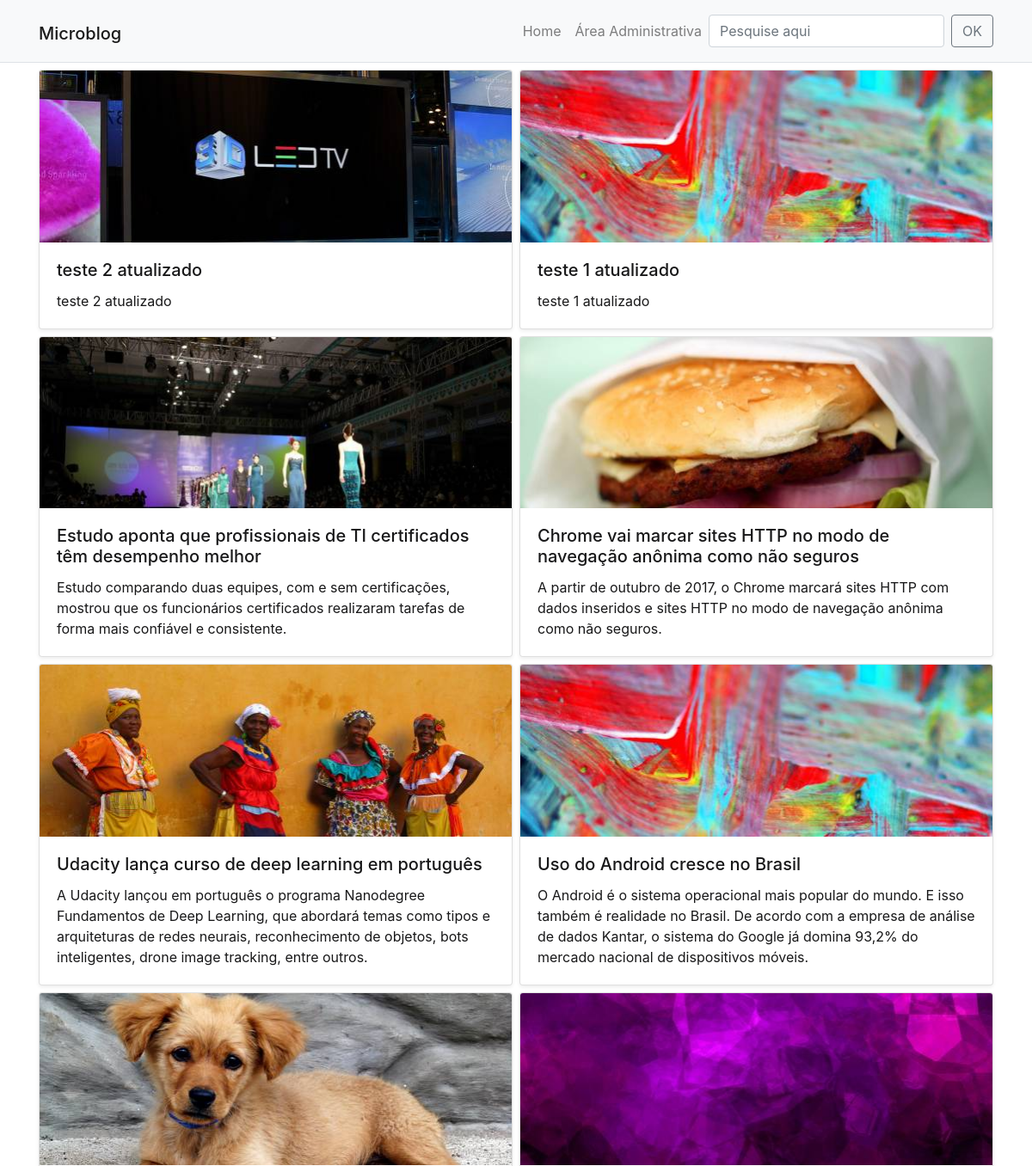
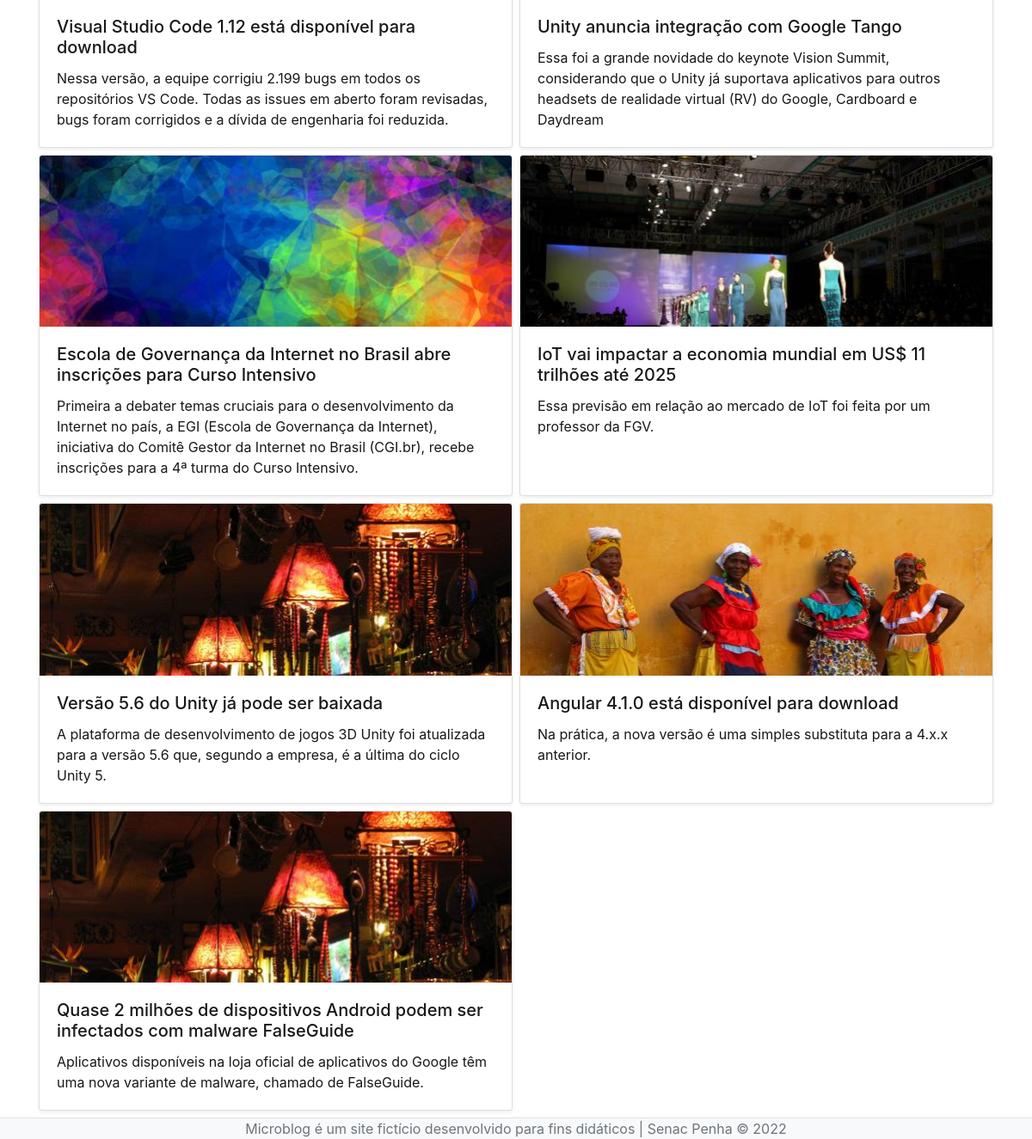
Before: / with the older database file (2 pictures, top to bottom).
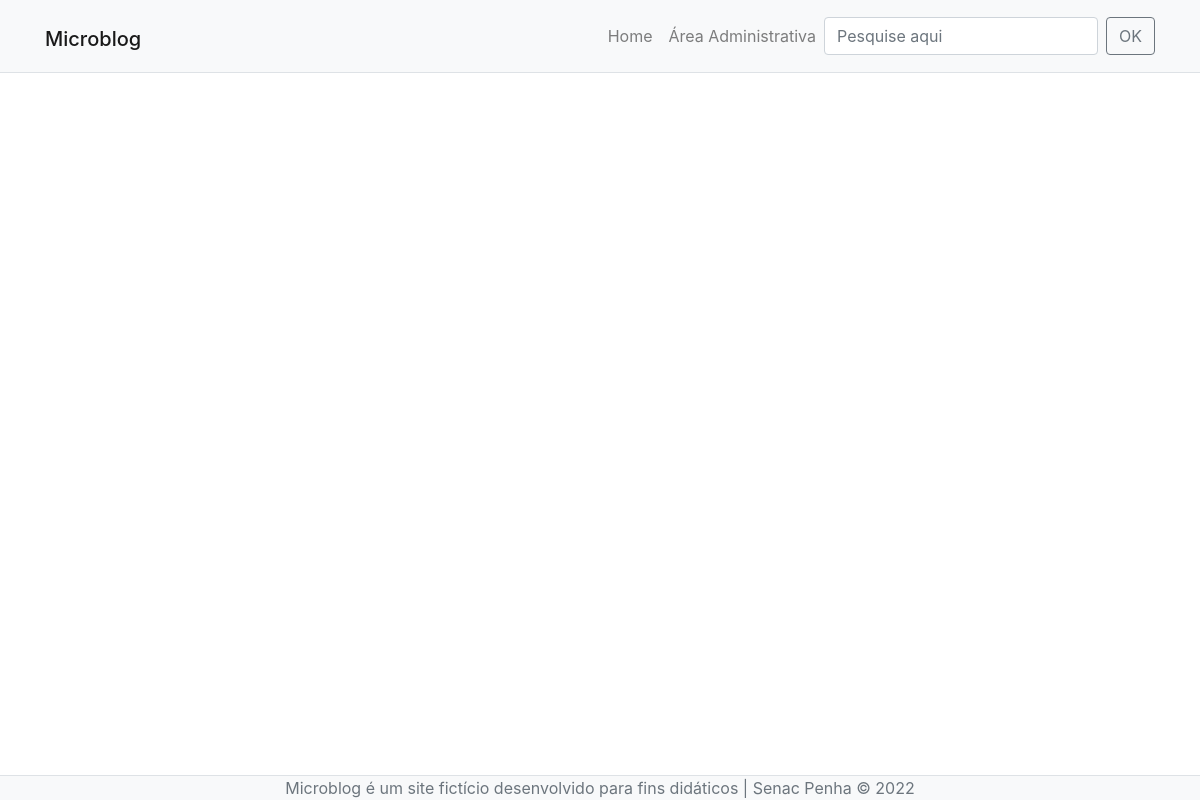
After: the same page with the newer database file.
### tables this page shows
CREATE TABLE `posts` (
  `id` smallint(6) NOT NULL,
  `data` datetime NOT NULL DEFAULT current_timestamp(),
  `titulo` varchar(100) NOT NULL,
  `texto` text NOT NULL,
  `resumo` text NOT NULL,
  `imagem` varchar(40) NOT NULL,
  `usuario_id` smallint(6) NOT NULL
);

### inc/funcoes-posts.php (called while the page is built, shortened)
<?php
function lerTodosOsPosts(mysqli $conexao):array {
    $sql = "SELECT id, titulo, imagem, resumo FROM posts ORDER BY data DESC" ;
    $resultado = mysqli_query($conexao, $sql) or die(mysqli_error($conexao));
    $posts = [];
    while( $post = mysqli_fetch_assoc($resultado) ){
        array_push($posts, $post);
    }
    return $posts;
}

### index.php (the view)
<?php
require "inc/cabecalho.php";
require "inc/funcoes-posts.php";
$posts = lerTodosOsPosts($conexao)
?>
<div class="row my-1 mx-md-n1">
  <?php foreach($posts AS $post) {?>
  <div class="col-md-6 my-1 px-md-1">
    <article class="card shadow-sm h-100">
      <a href="post-detalhe.php?id=<?=$post['id']?>" class="card-link">
        <img class="card-img-top" src="imagens/<?=$post['imagem']?>" alt="Imagem de capa do card">
        <div class="card-body">
          <h5 class="card-title"><?=$post['titulo']?></h5>
          <p class="card-text"><?=$post['resumo']?></p>
        </div>
      </a>
    </article>
  </div>
  <?php } ?>
</div>
<?php require "inc/rodape.php"; ?>

### inc/cabecalho.php (shortened to what this page needs)
<!doctype html>
<html lang="pt-br">
<head>
  <link rel="stylesheet" href="https://cdn.jsdelivr.net/npm/bootstrap@4.6.1/dist/css/bootstrap.min.css">
  <link rel="stylesheet" href="css/style.css">
</head>
<body>
  <header id="topo" class="sticky-top border-bottom">
    <nav class="navbar navbar-expand-lg navbar-light bg-light">
      <div class="container">
        <h1>
          <a class="navbar-brand" href="index.php">Microblog</a>
        </h1>
        <div class="collapse navbar-collapse" id="navbarSupportedContent">
          <ul class="navbar-nav ml-auto">
            <li class="nav-item">
              <a class="nav-link" href="index.php">
                Home <span class="sr-only">(current)</span>
              </a>
            </li>
            <li class="nav-item">
              <a class="nav-link" href="admin/index.php">Área Administrativa</a>
            </li>
          </ul>
          <form class="form-inline my-2 my-lg-0" action="search.php" method="get">
            <input class="form-control mr-sm-2" type="search" placeholder="Pesquise aqui" aria-label="Search" name="q">
            <button class="btn btn-outline-secondary my-2 my-sm-0" type="submit">OK</button>
          </form>
        </div>
      </div>
    </nav>
  </header>
  <main class="container">

### inc/rodape.php (shortened to what this page needs)
    </main>
<footer class="footer bg-light border-top">
  <div class="container text-center">
    <span class="text-muted">
        Microblog é um site fictício desenvolvido para fins didáticos | Senac Penha &copy; 2022
    </span>
  </div>
</footer>
</body>
</html>

### css/style.css (style rules this page uses)
body { display: flex; min-height: 100vh; flex-direction: column; background-image: url(../imagens/textura.png); background-attachment: fixed; }
main { flex: 1; }
.card > .card-link { color: #181819; }

Changed rows visible on the page:
removed posts: imagem (picture), titulo "teste 2 atualizado", resumo "teste 2 atualizado"
removed posts: imagem (picture), titulo "teste 1 atualizado", resumo "teste 1 atualizado"
removed posts: imagem (picture), titulo "Estudo aponta que profissionais de TI certificados têm desempenho melhor", resumo "Estudo comparando duas equipes, com e sem certificações, mostrou que os funcionários certificados realizaram tarefas de forma mais confiável e consistente."
removed posts: imagem (picture), titulo "Chrome vai marcar sites HTTP no modo de navegação anônima como não seguros", resumo "A partir de outubro de 2017, o Chrome marcará sites HTTP com dados inseridos e sites HTTP no modo de navegação anônima como não seguros."
removed posts: imagem (picture), titulo "Udacity lança curso de deep learning em português", resumo "A Udacity lançou em português o programa Nanodegree Fundamentos de Deep Learning, que abordará temas como tipos e arquiteturas de redes neurais, reconhecimento de objetos, bots inteligentes, drone image tracking, entre outros."
removed posts: imagem (picture), titulo "Uso do Android cresce no Brasil", resumo "O Android é o sistema operacional mais popular do mundo. E isso também é realidade no Brasil. De acordo com a empresa de análise de dados Kantar, o sistema do Google já domina 93,2% do mercado nacional de dispositivos móveis."
removed posts: imagem (picture), titulo "Visual Studio Code 1.12 está disponível para download", resumo "Nessa versão, a equipe corrigiu 2.199 bugs em todos os repositórios VS Code. Todas as issues em aberto foram revisadas, bugs foram corrigidos e a dívida de engenharia foi reduzida."
removed posts: imagem (picture), titulo "Unity anuncia integração com Google Tango", resumo "Essa foi a grande novidade do keynote Vision Summit, considerando que o Unity já suportava aplicativos para outros headsets de realidade virtual (RV) do Google, Cardboard e Daydream"
removed posts: imagem (picture), titulo "Escola de Governança da Internet no Brasil abre inscrições para Curso Intensivo", resumo "Primeira a debater temas cruciais para o desenvolvimento da Internet no país, a EGI (Escola de Governança da Internet), iniciativa do Comitê Gestor da Internet no Brasil (CGI.br), recebe inscrições para a 4ª turma do Curso Intensivo."
removed posts: imagem (picture), titulo "IoT vai impactar a economia mundial em US$ 11 trilhões até 2025", resumo "Essa previsão em relação ao mercado de IoT foi feita por um professor da FGV."
removed posts: imagem (picture), titulo "Versão 5.6 do Unity já pode ser baixada", resumo "A plataforma de desenvolvimento de jogos 3D Unity foi atualizada para a versão 5.6 que, segundo a empresa, é a última do ciclo Unity 5."
removed posts: imagem (picture), titulo "Angular 4.1.0 está disponível para download", resumo "Na prática, a nova versão é uma simples substituta para a 4.x.x anterior."
removed posts: imagem (picture), titulo "Quase 2 milhões de dispositivos Android podem ser infectados com malware FalseGuide", resumo "Aplicativos disponíveis na loja oficial de aplicativos do Google têm uma nova variante de malware, chamado de FalseGuide."
